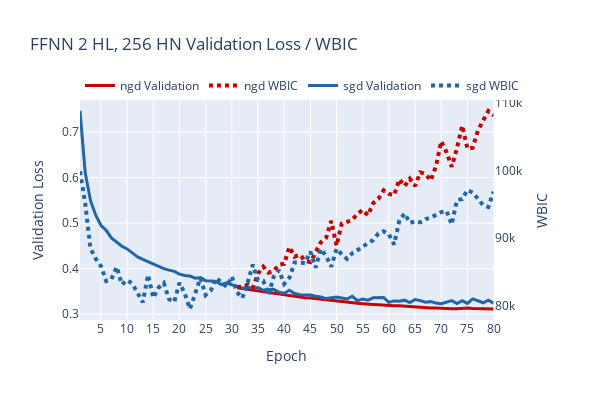

The cell this chart's notebook holds for it:
### Code cell
# Visualise generalisation loss vs. testing loss for each model

val_wbic_figs = {}
for title in models.keys():
    val_wbic_fig = make_subplots(specs=[[{"secondary_y" : True}]])
    color_index = 0
    for optim in optimizers:
        color = color_cycle[color_index % len(color_cycle)]
        color_index += 1
        val_wbic_fig.add_trace(go.Scatter(
            x=np.arange(1, hp["num_epochs"]+1),
            y=val_losses[title][optim][1:],
            mode="lines",
            name=f"{optim} Validation",
            line=dict(color=color, width=3),
            marker=dict(size=8, symbol="x")
        ),secondary_y=False)
        val_wbic_fig.add_trace(go.Scatter(
            x=np.arange(1, hp["num_epochs"]+1),
            y=wbic_estimates[title][optim][1:],
            mode="lines",
            name=f"{optim} WBIC",
            line=dict(color=color, dash="dot", width=4),
            marker=dict(size=8, symbol="x")
        ),secondary_y=True)
    val_wbic_fig.update_layout(
        title=f"{title} Validation Loss / WBIC",
        xaxis_title="Epoch",
        xaxis=dict(
            tickmode='linear',
            tick0=0,
            dtick=5,
        ),
        yaxis_type="linear",
        yaxis=dict(
            range=[0,None]
        ),
        width=600,
        height=400,
        legend=dict(
            x=0,
            y=1,
            xanchor='left',
            yanchor='bottom',
            orientation='h',
        ),
    )
    val_wbic_fig.update_yaxes(title="Validation Loss", secondary_y=False)
    val_wbic_fig.update_yaxes(title="WBIC", 
                              secondary_y=True,
                              showgrid=False,
                              )
    val_wbic_figs[title] = val_wbic_fig
    val_wbic_fig.show()

### Figure 1 — Plotly figure (JSON) as saved in the notebook; plotly's stock layout.template omitted (floating-point values rounded to 4 significant figures)
{"data": [{"line": {"color": "rgb(200, 0, 0)", "width": 3}, "marker": {"size": 8, "symbol": "x"}, "mode": "lines", "name": "ngd Validation", "type": "scatter", "x": [1, 2, 3, 4, 5, 6, 7, 8, 9, 10, 11, 12, 13, 14, 15, 16, 17, 18, 19, 20, 21, 22, 23, 24, 25, 26, 27, 28, 29, 30, 31, 32, 33, 34, 35, 36, 37, 38, 39, 40, 41, 42, 43, 44, 45, 46, 47, 48, 49, 50, 51, 52, 53, 54, 55, 56, 57, 58, 59, 60, 61, 62, 63, 64, 65, 66, 67, 68, 69, 70, 71, 72, 73, 74, 75, 76, 77, 78, 79, 80], "xaxis": "x", "y": [null, null, null, null, null, null, null, null, null, null, null, null, null, null, null, null, null, null, null, null, null, null, null, null, null, null, null, null, null, null, 0.3578, 0.3562, 0.3543, 0.3524, 0.351, 0.3495, 0.3483, 0.3467, 0.3447, 0.3427, 0.3411, 0.3393, 0.3374, 0.3362, 0.3358, 0.3344, 0.3329, 0.3315, 0.3303, 0.3286, 0.3268, 0.3255, 0.3246, 0.3241, 0.3231, 0.3215, 0.3215, 0.3207, 0.3197, 0.3197, 0.3188, 0.3183, 0.3173, 0.3168, 0.3166, 0.3148, 0.3144, 0.3135, 0.3134, 0.3126, 0.313, 0.312, 0.3118, 0.3127, 0.3138, 0.3124, 0.3123, 0.3124, 0.3115, 0.3115], "yaxis": "y"}, {"line": {"color": "rgb(200, 0, 0)", "dash": "dot", "width": 4}, "marker": {"size": 8, "symbol": "x"}, "mode": "lines", "name": "ngd WBIC", "type": "scatter", "x": [1, 2, 3, 4, 5, 6, 7, 8, 9, 10, 11, 12, 13, 14, 15, 16, 17, 18, 19, 20, 21, 22, 23, 24, 25, 26, 27, 28, 29, 30, 31, 32, 33, 34, 35, 36, 37, 38, 39, 40, 41, 42, 43, 44, 45, 46, 47, 48, 49, 50, 51, 52, 53, 54, 55, 56, 57, 58, 59, 60, 61, 62, 63, 64, 65, 66, 67, 68, 69, 70, 71, 72, 73, 74, 75, 76, 77, 78, 79, 80], "xaxis": "x", "y": [null, null, null, null, null, null, null, null, null, null, null, null, null, null, null, null, null, null, null, null, null, null, null, null, null, null, null, null, null, null, 82750.0, 82790.0, 83070.0, 82600.0, 84730.0, 85760.0, 84860.0, 85130.0, 86050.0, 86190.0, 88670.0, 87230.0, 87530.0, 86620.0, 86410.0, 87780.0, 89370.0, 90010.0, 92550.0, 88850.0, 92130.0, 92390.0, 92670.0, 93590.0, 94150.0, 93360.0, 95170.0, 95800.0, 97060.0, 96530.0, 96330.0, 98700.0, 97680.0, 98780.0, 97700.0, 99720.0, 99500.0, 98500.0, 100700.0, 104300.0, 102700.0, 100500.0, 103300.0, 106700.0, 103200.0, 103400.0, 105900.0, 107400.0, 108800.0, 108100.0], "yaxis": "y2"}, {"line": {"color": "rgb(32, 102, 168)", "width": 3}, "marker": {"size": 8, "symbol": "x"}, "mode": "lines", "name": "sgd Validation", "type": "scatter", "x": [1, 2, 3, 4, 5, 6, 7, 8, 9, 10, 11, 12, 13, 14, 15, 16, 17, 18, 19, 20, 21, 22, 23, 24, 25, 26, 27, 28, 29, 30, 31, 32, 33, 34, 35, 36, 37, 38, 39, 40, 41, 42, 43, 44, 45, 46, 47, 48, 49, 50, 51, 52, 53, 54, 55, 56, 57, 58, 59, 60, 61, 62, 63, 64, 65, 66, 67, 68, 69, 70, 71, 72, 73, 74, 75, 76, 77, 78, 79, 80], "xaxis": "x", "y": [0.7461, 0.6102, 0.5498, 0.5174, 0.4953, 0.4841, 0.4677, 0.4585, 0.4493, 0.4433, 0.435, 0.4259, 0.4204, 0.4154, 0.4115, 0.4064, 0.3999, 0.3968, 0.3941, 0.3879, 0.3849, 0.3838, 0.379, 0.3803, 0.3736, 0.3729, 0.3713, 0.3652, 0.3691, 0.3647, 0.3613, 0.3573, 0.3596, 0.3567, 0.3585, 0.3524, 0.3543, 0.3546, 0.3481, 0.346, 0.3525, 0.3453, 0.3428, 0.3432, 0.342, 0.3393, 0.3378, 0.3344, 0.3367, 0.3379, 0.3357, 0.3334, 0.3394, 0.3298, 0.3336, 0.331, 0.336, 0.3371, 0.3369, 0.3259, 0.3292, 0.3283, 0.3308, 0.3254, 0.3322, 0.3299, 0.3264, 0.3276, 0.3244, 0.323, 0.3273, 0.33, 0.3233, 0.3295, 0.3238, 0.3338, 0.3295, 0.3252, 0.3309, 0.324], "yaxis": "y"}, {"line": {"color": "rgb(32, 102, 168)", "dash": "dot", "width": 4}, "marker": {"size": 8, "symbol": "x"}, "mode": "lines", "name": "sgd WBIC", "type": "scatter", "x": [1, 2, 3, 4, 5, 6, 7, 8, 9, 10, 11, 12, 13, 14, 15, 16, 17, 18, 19, 20, 21, 22, 23, 24, 25, 26, 27, 28, 29, 30, 31, 32, 33, 34, 35, 36, 37, 38, 39, 40, 41, 42, 43, 44, 45, 46, 47, 48, 49, 50, 51, 52, 53, 54, 55, 56, 57, 58, 59, 60, 61, 62, 63, 64, 65, 66, 67, 68, 69, 70, 71, 72, 73, 74, 75, 76, 77, 78, 79, 80], "xaxis": "x", "y": [99880.0, 95100.0, 88450.0, 86950.0, 85830.0, 83630.0, 83890.0, 85730.0, 83120.0, 83770.0, 83230.0, 81770.0, 80480.0, 84550.0, 81140.0, 82640.0, 83350.0, 80940.0, 80540.0, 83370.0, 81810.0, 79490.0, 81920.0, 84070.0, 81550.0, 82260.0, 84080.0, 83500.0, 82780.0, 84300.0, 82000.0, 81120.0, 83320.0, 86050.0, 83780.0, 83660.0, 81570.0, 84280.0, 85240.0, 83200.0, 84110.0, 86370.0, 86380.0, 86310.0, 87970.0, 85610.0, 88370.0, 87340.0, 85750.0, 88410.0, 87570.0, 86900.0, 87750.0, 88180.0, 88680.0, 89270.0, 89690.0, 90680.0, 90990.0, 90560.0, 89030.0, 92610.0, 93640.0, 92240.0, 92480.0, 92320.0, 92810.0, 93020.0, 93380.0, 93830.0, 94030.0, 92000.0, 95600.0, 95770.0, 97100.0, 96740.0, 95830.0, 94840.0, 94600.0, 96870.0], "yaxis": "y2"}], "layout": {"height": 400, "legend": {"orientation": "h", "x": 0, "xanchor": "left", "y": 1, "yanchor": "bottom"}, "title": {"text": "FFNN 2 HL, 256 HN Validation Loss / WBIC"}, "width": 600, "xaxis": {"anchor": "y", "domain": [0, 0.94], "dtick": 5, "tick0": 0, "tickmode": "linear", "title": {"text": "Epoch"}}, "yaxis": {"anchor": "x", "domain": [0, 1], "range": [0, null], "title": {"text": "Validation Loss"}, "type": "linear"}, "yaxis2": {"anchor": "x", "overlaying": "y", "showgrid": false, "side": "right", "title": {"text": "WBIC"}}}}
